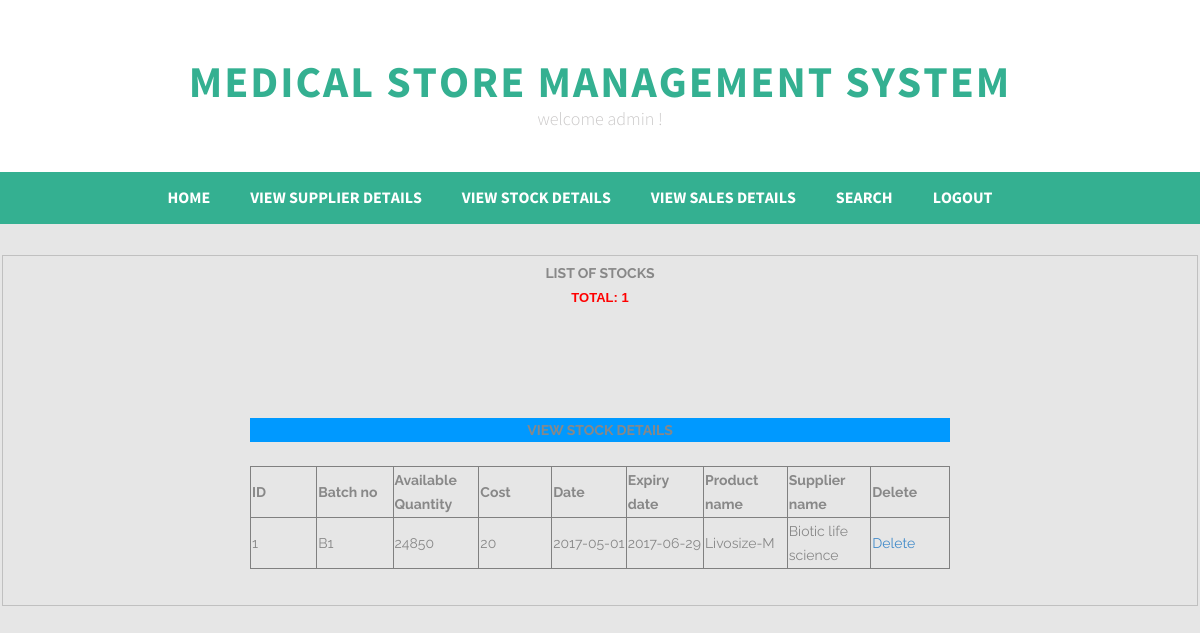
Screenshot of /view_stock_details.php with the database file from the repository.
### tables this page shows
CREATE TABLE IF NOT EXISTS `stock_details` (
`id` int(20) unsigned NOT NULL,
  `batch_no` varchar(20) NOT NULL,
  `add_quantity` int(20) DEFAULT NULL,
  `avail_quantity` int(20) NOT NULL,
  `cost` int(20) NOT NULL,
  `selling_price` int(20) NOT NULL,
  `date` date NOT NULL,
  `expire_date` date NOT NULL,
  `tod` varchar(20) NOT NULL,
  `product_name` varchar(20) NOT NULL,
  `supplier_name` varchar(20) NOT NULL
);

### view_stock_details.php (the view, shortened to what this page needs)
<!DOCTYPE html>
<html lang="en">
  <head>
    <link href="css/bootstrap.css" rel="stylesheet">
    <link rel="stylesheet" href="css/normalize.css">
    <link rel="stylesheet" href="css/component.css">
    <link rel="stylesheet" href="css/custom-styles.css">
    <link rel="stylesheet" href="css/font-awesome.css">
	 <link rel="stylesheet" href="css/demo.css">
    <link rel="stylesheet" href="css/font-awesome-ie7.css">
  </head>
  <body>
    <div class="header-wrapper">
      <div class="site-name">
        <h1>MEDICAL STORE MANAGEMENT SYSTEM</h1>
        <h2>welcome admin !</h2>
      </div>
    </div>
    <div class="menu">
      <div class="navbar">
        <div class="container">
           <div class="navbar-collapse collapse">
            <ul class="nav navbar-nav">
              <li><a href="index1.php">Home</a></li>
              <li><a href="view_supplier_details.php">VIEW SUPPLIER DETAILS</a></li>
              <li><a href="view_stock_details.php">VIEW STOCK DETAILS</a></li>
              <li><a href="view_stock_sales.php">VIEW SALES DETAILS</a></li>
               <li><a href="search2.php">SEARCH</a></li>
              <li><a href="logout.php">LOGOUT</a></li>
            </ul>
          </div>
        </div>
      </div>
<br><br>
<form name="myForm" method="post" action="stock_details.php" onsubmit="return validateForm();">
<center>
<fieldset>
  <center><b>LIST  OF  STOCKS</b></center>
	<?php
	@ $db = new mysqli('localhost', 'root', '', 'medicine');
	$query = "select * from stock_details";
	$result = $db->query($query);
	$num_results = $result->num_rows;
	?>
	<CENTER><font color="red" size="2" face="arial"><b><?php echo "TOTAL: ".$num_results.""; ?></b></font></CENTER><br/><br/>
	<p>
	<table bgcolor="#F0F0FA" border="1" width="100%" cellspacing="0" cellpadding="0" bordercolor="#ffffff">
	<tr bgcolor="WHITE" height="35px">
      <table width="700" border="0" cellspacing="0" cellpadding="0">
      <tr>
        <td bgcolor="#0099FF"><div align="center"><strong><span class="style1">VIEW STOCK DETAILS </span></strong></div></td>
      </tr>
      <tr>
        <td>&nbsp;</td>
      </tr>
      <tr>
        <td align="center"><table width="100%"  border="" cellspacing="" cellpadding="1">
          <tr>
            <td width="100"><strong>ID </strong></td>
			<td width="100"><strong>Batch no </strong></td>
			<td width="100"><strong>Available Quantity</strong></td>
            <td width="100"><strong>Cost </strong></td>
			<td width="100"><strong>Date </strong></td>
			<td width="100"><strong>Expiry date </strong></td>
			<td width="100"><strong>Product name </strong></td>
			<td width="100"><strong>Supplier name </strong></td>
			<td width="100"><strong>Delete </strong></td>
          </tr>
		  </td>
	</tr>
		<?php
          while($res = mysqli_fetch_array($result)) {
            echo "<tr>";
			echo "<td>".$res['id']."</td>";
			echo "<td>".$res['batch_no']."</td>";
            echo "<td>".$res['avail_quantity']."</td>";
            echo "<td>".$res['cost']."</td>";
            echo "<td>".$res['date']."</td>";
            echo "<td>".$res['expire_date']."</td>";
			echo "<td>".$res['product_name']."</td>";
            echo "<td>".$res['supplier_name']."</td>";
            echo "<td> <a href=\"delete.php?id=$res[id]\" onClick=\"return confirm('Are you sure you want to delete?')\">Delete</a></td>";
        }
        ?>
	</table>
	</p>
</fieldset>
	</form>
</body>
</html>

### css/component.css (style rules this page uses)
*, *:after, *::before { -webkit-box-sizing: border-box; -moz-box-sizing: border-box; box-sizing: border-box; }
body { font-family: 'Raleway', sans-serif; }

### css/custom-styles.css (style rules this page uses)
body { background: #e6e6e6; color: #888888; font-size: 14px; line-height: 24px; }
h1, h2, h3, h4, h5, h6 { margin: 0; }
p { padding-bottom: 25px; margin: 0; }
.header-wrapper { overflow: hidden; text-align: center; background: #fff; padding-top: 60px; padding-bottom: 40px; }
.site-name { display: inline-block; }
.site-name h1 { margin: 0; font-size: 44px; color: #34b091; font-family: 'source_sans_probold'; text-transform: uppercase; letter-spacing: 2px; }
.site-name h2 { font-size: 18px; line-height: 24px; color: #cac8c8; font-family: 'source_sans_prolight'; }
.menu { text-align: center; background: #34b091; height: 52px; }
.navbar { display: inline-block; margin-bottom: 0; }
.navbar-nav > li > a { color: #fff; font-size: 16px; background-image: none; border: none; font-family: 'source_sans_probold'; text-transform: uppercase; padding: 15px 0px; padding-right: 40px; }

### rows the page displays
stock_details: id "1", batch_no "B1", avail_quantity "24850", cost "20", date "2017-05-01", expire_date "2017-06-29", product_name "Livosize-M", supplier_name "Biotic life science"

### other values shown
$num_results "1"
